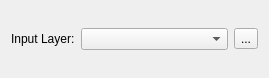
<?xml version="1.0" encoding="UTF-8"?>
<ui version="4.0">
 <class>input_selector_form</class>
 <widget class="QWidget" name="input_selector_form">
  <property name="geometry">
   <rect>
    <x>0</x>
    <y>0</y>
    <width>269</width>
    <height>78</height>
   </rect>
  </property>
  <property name="windowTitle">
   <string>Form</string>
  </property>
  <layout class="QVBoxLayout" name="verticalLayout_2">
   <item>
    <layout class="QHBoxLayout" name="input_selector_hlayout" stretch="10,80,10">
     <property name="rightMargin">
      <number>0</number>
     </property>
     <item>
      <widget class="QLabel" name="input_layer_label">
       <property name="text">
        <string>Input Layer:</string>
       </property>
      </widget>
     </item>
     <item>
      <widget class="QComboBox" name="input_layer_dd"/>
     </item>
     <item>
      <widget class="QToolButton" name="browse_button">
       <property name="text">
        <string>...</string>
       </property>
      </widget>
     </item>
    </layout>
   </item>
  </layout>
 </widget>
 <resources/>
 <connections/>
</ui>
